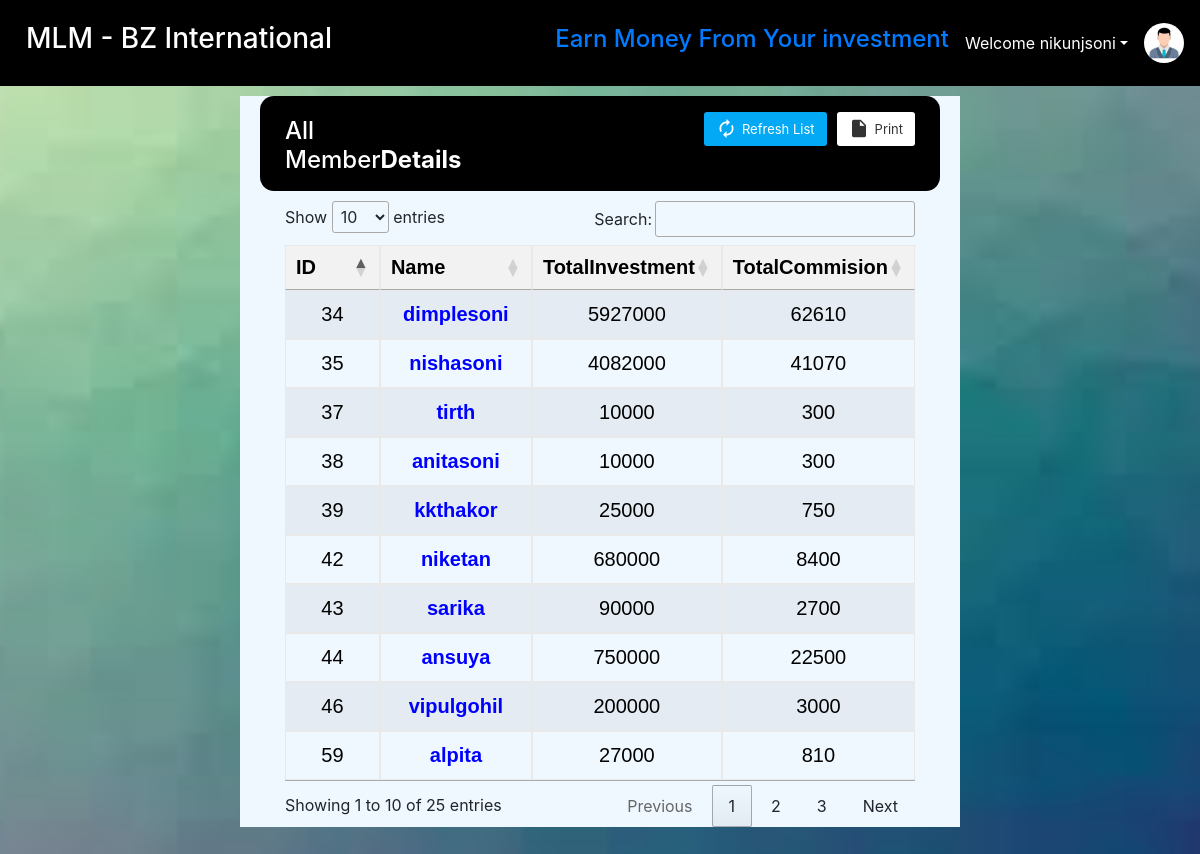
The page /allcom.php (signed in) on the database its author committed.
### tables this page shows
CREATE TABLE `members` (
  `id` int(11) NOT NULL,
  `name` varchar(255) DEFAULT NULL,
  `upline` varchar(255) DEFAULT NULL,
  `amount` float NOT NULL,
  `fd` int(25) NOT NULL,
  `date` datetime NOT NULL DEFAULT current_timestamp(),
  `date1` datetime DEFAULT NULL
);

### allcom.php (the view, shortened to what this page needs)
<?php
echo '
<!DOCTYPE html>
<html lang="en">
<head>
  <meta charset="UTF-8">
  <meta name="viewport" content="width=device-width, initial-scale=1.0">
  <meta http-equiv="X-UA-Compatible" content="ie=edge">
  <title>Add Member</title>
  <link rel = "icon" href ="img/Ram.jpg" type = "image/x-icon">
  <link rel="stylesheet" href="https://fonts.googleapis.com/icon?family=Material+Icons">
  <link rel="stylesheet" href="https://use.fontawesome.com/releases/v5.8.2/css/all.css">
  <link rel="stylesheet" href="https://maxcdn.bootstrapcdn.com/bootstrap/4.0.0/css/bootstrap.min.css">
  <link rel = "icon" href ="img/Ram.jpg" type = "image/x-icon">
  <link rel="stylesheet" href="//cdn.datatables.net/1.11.5/css/jquery.dataTables.min.css">
</head>
<body class="back">';
    require "partials/nav.php";
        echo '<div class="container" style="background: aliceblue;width:60%;">
                    <div class="table-wrapper" style="margin:30px;" >
                        <div class="table-title" style="border-radius: 14px;background:black;">
                            <div class="row">
                                <div class="col-sm-4">
                                    <h2>All Member<b>Details</b></h2>
                                </div>
                                <div class="col-sm-8">
                                    <a href="#" onclick="window.print()" class="btn btn-info"><i class="material-icons">&#xE24D;</i> <span>Print</span></a>
                                    <a href="#" class="btn btn-primary"><i class="material-icons">&#xE863;</i> <span>Refresh List</span></a>
                                </div>
                            </div>
                          </div>
                        <div>
                   </div>';
        ?>
        <table class='table table-striped table-hover text-center' id='NoOrder1' style='font-size:20px;color:black; font-family: Bahnschrift, sans-serif;' >
            <thead>
                <tr>
                    <th>ID</th>
                    <th>Name</th>
                    <th>TotalInvestment</th>
                    <th>TotalCommision</th>
                </tr>
            </thead>
            <tbody>
        <?php
        $host = "localhost";
        $username = "root";
        $password = "";
        $database = "mlm";
                            $conn = mysqli_connect($host, $username, $password, $database);
                            $sql = "SELECT id, name FROM members";
                            $result = mysqli_query($conn, $sql);
                            if (mysqli_num_rows($result) > 0) {
                                while ($row = mysqli_fetch_assoc($result)) {
                                    $upline = $row['name'];
                                    $FT = TotalI($upline, $conn);
                                    $TI = TotalC($upline, $conn);
                                    echo "<tr>";
                                    echo "<td>" . $row['id'] . "</td>";
                                    echo "<td><a href='commision?name=" . urlencode($row['name']) . "' style='color:blue;'>" . $row['name'] . "</a></td>";
                                    echo "<td>" . $FT . "</td>";
                                    echo "<td>" . $TI . "</td>";
                                    echo "</tr>";
                                }
                            } else {
                                echo "No results found.";
                            }
                            function TotalI($upline, $conn)
                            {
                                $investment = getInvestment($upline, $conn);
                                $total_investment = getTotalInvestment($upline, $conn, 0, $investment);
                                $totalInvestment = $investment + $total_investment;
                                return $totalInvestment;
                            }
                            function TotalC($upline, $conn)
                            {
                                $investment = getInvestment($upline, $conn);
                                $total_commission = getDownlinesCommission($upline, $conn, 0, $investment);
                                $final_total = ($investment * 0.03) + $total_commission;
                                return $final_total;
                            }
                            function getInvestment($upline, $conn)
                            {
                                $query = "SELECT amount FROM members WHERE name = '$upline'";
                                $result = mysqli_query($conn, $query);
                                if (mysqli_num_rows($result) > 0) {
                                    $row = mysqli_fetch_assoc($result);
                                    return $row['amount'];
                                } else {
                                    throw new Exception("No investment found for " . $upline);
                                }
                            }
                            function  getTotalInvestment($upline, $conn, $level, $investment)
                            {
                                $query = "SELECT * FROM members WHERE upline = '$upline'";
                                $result = mysqli_query($conn, $query);
                                if (mysqli_num_rows($result) > 0) {
                                    $sum = 0;
                                    while($row = mysqli_fetch_assoc($result)) {
                                        $amount = $row["amount"];
                                        $sum += $amount + getTotalInvestment($row["name"], $conn, $level + 1, $investment);
                                    }
                                    return $sum ;
                                } else {
                                    return 0;
                                }
                            }
                        function getDownlinesCommission($upline, $conn, $level, $investment)
                        {
                            $query = "SELECT * FROM members WHERE upline = '$upline'";
                            $result = mysqli_query($conn, $query);
                            if (mysqli_num_rows($result) > 0) {
                                $commission = 0;
                                while($row = mysqli_fetch_assoc($result)) {
                                    $amount = $row["amount"];
                                    $fd = $row["fd"];
                                    if ($level == 0) {
                                        $level_commission = 0.01 * $amount;
                                        $level_commission1 = 0.01 * $fd;
                                    } else if ($level == 1) {
                                        $level_commission = 0.005 * $amount;
                                        $level_commission1 = 0.005 * $fd;
                                    } else {
                                        $level_commission = 0.0025 * $amount;
                                        $level_commission1 = 0.0025 * $fd;
                                    }
                                    $commission +=  $level_commission1 + $level_commission + getDownlinesCommission($row["name"], $conn, $level + 1, $investment);
                                }
                                return $commission ;
                            } else {
                                return 0;
                            }
                        }
                        ?>
    </tbody>
    </table>
  </body>
</html>

### allcom.php (style rules this page uses)
.back { background-image: url('img/bi2.jfif'); background-size: cover; background-position: center center; background-repeat: no-repeat; }
table { border-collapse: collapse; width: 100%; text-align: left; }
th, td { border: 1px solid black; padding: 8px; }
th { background-color: #f2f2f2; }
.table-wrapper .btn { float: right; color: #333; background-color: #fff; border-radius: 3px; border: none; outline: none !important; margin-left: 10px; }
.table-wrapper .btn.btn-primary { color: #fff; background: #03A9F4;  }
.table-title .btn { font-size: 13px; border: none; }
.table-title .btn i { float: left; font-size: 21px; margin-right: 5px; }
.table-title .btn span { float: left; margin-top: 2px; }
.table-title { color: #fff; background: #4b5366; padding: 16px 25px; margin: -20px -25px 10px; border-radius: 3px 3px 0 0; }
.table-title h2 { margin: 5px 0 0; font-size: 24px; }
table.table tr th, table.table tr td { border-color: #e9e9e9; padding: 12px 15px; vertical-align: middle; }
table.table tr th:first-child { width: 60px; }
table.table tr th:last-child { width: 80px; }
table.table td a { font-weight: bold; color: #566787; display: inline-block; text-decoration: none; }
table { counter-reset: section; }

### rows shown on the page
members: id "59", name "alpita", FT "27000", TI "810"
members: id "38", name "anitasoni", FT "10000", TI "300"
members: id "44", name "ansuya", FT "750000", TI "22500"
members: id "34", name "dimplesoni", FT "5927000", amount "62610"
members: id "39", name "kkthakor", FT "25000", TI "750"
members: id "42", name "niketan", FT "680000", amount "8400"
members: id "35", name "nishasoni", FT "4082000", amount "41070"
members: id "43", name "sarika", FT "90000", TI "2700"
members: id "37", name "tirth", FT "10000", TI "300"
members: id "46", name "vipulgohil", FT "200000", amount "3000"

### other values the page prints
$username "nikunjsoni"
